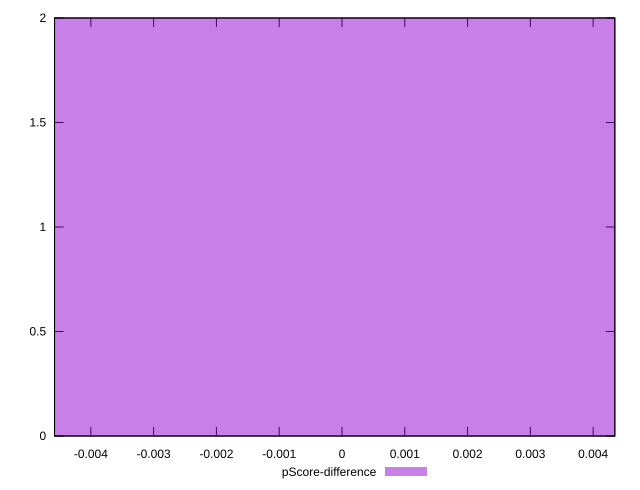

Recreate this plot in gnuplot.
reset

$pScoreDifference <<EOF
0 2
EOF

set key outside below
set boxwidth 0.014763976184134765
set xrange [-0.004578612149913036:0.004345480247226391]
set yrange [0:2]
set trange [0:2]
set style fill transparent solid 0.5 noborder
set terminal svg size 640, 490 enhanced background rgb 'white'
set output "reports/report_00030_2021-02-24T20-42-31.540Z/speed-index/samples/astro/pScore-difference/histogram.svg"

plot $pScoreDifference title "pScore-difference" with boxes

reset
